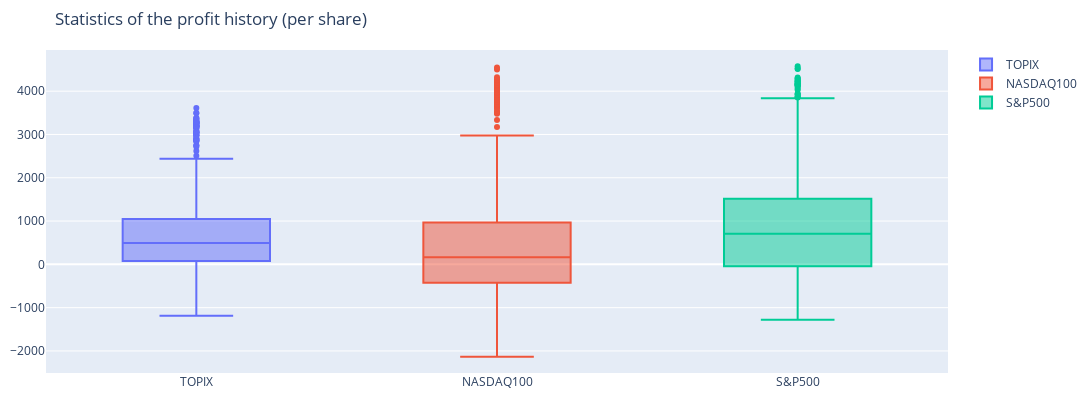

Notebook cell for this chart:
### Markdown cell above
## Profit statistics

### Code cell
# per share statistics removes the effect of the number of holding shares
mlayout['title'] = 'Statistics of the profit history (per share)'
fig = go.Figure(layout=mlayout)

for name, df_asset in dict_assets.items():
    fig.add_trace(go.Box(y=df_asset['profit per share'], name=name))

fig.show()

### Figure 1 — Plotly figure (JSON) as saved in the notebook; plotly's stock layout.template omitted (floating-point values rounded to 4 significant figures; data arrays with more than 128 entries replaced by an {"elided": "..."} marker saying what was removed)
{"data": [{"name": "TOPIX", "type": "box", "y": {"elided": "548 float values"}}, {"name": "NASDAQ100", "type": "box", "y": {"elided": "548 float values"}}, {"name": "S&P500", "type": "box", "y": {"elided": "548 float values"}}], "layout": {"height": 400, "margin": {"b": 10, "l": 10, "r": 10, "t": 50}, "title": {"text": "Statistics of the profit history (per share)"}, "width": 1200}}
